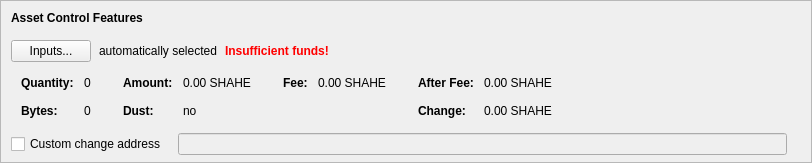
      <widget class="QFrame" name="frameAssetControl">
       <property name="sizePolicy">
        <sizepolicy hsizetype="Expanding" vsizetype="Fixed">
         <horstretch>0</horstretch>
         <verstretch>0</verstretch>
        </sizepolicy>
       </property>
       <property name="maximumSize">
        <size>
         <width>16777215</width>
         <height>16777215</height>
        </size>
       </property>
       <property name="frameShape">
        <enum>QFrame::StyledPanel</enum>
       </property>
       <property name="frameShadow">
        <enum>QFrame::Sunken</enum>
       </property>
       <layout class="QVBoxLayout" name="verticalLayoutAssetControl2">
        <property name="spacing">
         <number>0</number>
        </property>
        <property name="leftMargin">
         <number>0</number>
        </property>
        <property name="topMargin">
         <number>0</number>
        </property>
        <property name="rightMargin">
         <number>0</number>
        </property>
        <property name="bottomMargin">
         <number>6</number>
        </property>
        <item>
         <layout class="QVBoxLayout" name="verticalLayoutAssetControl" stretch="0,0,0,0,1">
          <property name="spacing">
           <number>0</number>
          </property>
          <property name="leftMargin">
           <number>10</number>
          </property>
          <property name="topMargin">
           <number>10</number>
          </property>
          <item>
           <layout class="QHBoxLayout" name="horizontalLayoutAssetControl1">
            <property name="bottomMargin">
             <number>15</number>
            </property>
            <item>
             <widget class="QLabel" name="labelAssetControlFeatures">
              <property name="sizePolicy">
               <sizepolicy hsizetype="Preferred" vsizetype="Maximum">
                <horstretch>0</horstretch>
                <verstretch>0</verstretch>
               </sizepolicy>
              </property>
              <property name="font">
               <font>
                <weight>75</weight>
                <bold>true</bold>
               </font>
              </property>
              <property name="styleSheet">
               <string notr="true">font-weight:bold;</string>
              </property>
              <property name="text">
               <string>Asset Control Features</string>
              </property>
             </widget>
            </item>
           </layout>
          </item>
          <item>
           <layout class="QHBoxLayout" name="horizontalLayoutAssetControl2" stretch="0,0,0,0">
            <property name="spacing">
             <number>8</number>
            </property>
            <property name="bottomMargin">
             <number>10</number>
            </property>
            <item>
             <widget class="QPushButton" name="pushButtonAssetControl">
              <property name="styleSheet">
               <string notr="true"/>
              </property>
              <property name="text">
               <string>Inputs...</string>
              </property>
              <property name="autoDefault">
               <bool>false</bool>
              </property>
             </widget>
            </item>
            <item>
             <widget class="QLabel" name="labelAssetControlAutomaticallySelected">
              <property name="text">
               <string>automatically selected</string>
              </property>
              <property name="margin">
               <number>5</number>
              </property>
             </widget>
            </item>
            <item>
             <widget class="QLabel" name="labelAssetControlInsuffFunds">
              <property name="font">
               <font>
                <weight>75</weight>
                <bold>true</bold>
               </font>
              </property>
              <property name="styleSheet">
               <string notr="true">color:red;font-weight:bold;</string>
              </property>
              <property name="text">
               <string>Insufficient funds!</string>
              </property>
              <property name="margin">
               <number>5</number>
              </property>
             </widget>
            </item>
            <item>
             <spacer name="horizontalSpacerAssetControl">
              <property name="orientation">
               <enum>Qt::Horizontal</enum>
              </property>
              <property name="sizeHint" stdset="0">
               <size>
                <width>40</width>
                <height>1</height>
               </size>
              </property>
             </spacer>
            </item>
           </layout>
          </item>
          <item>
           <widget class="QWidget" name="widgetAssetControl" native="true">
            <property name="sizePolicy">
             <sizepolicy hsizetype="Preferred" vsizetype="Preferred">
              <horstretch>0</horstretch>
              <verstretch>0</verstretch>
             </sizepolicy>
            </property>
            <property name="minimumSize">
             <size>
              <width>0</width>
              <height>0</height>
             </size>
            </property>
            <property name="styleSheet">
             <string notr="true"/>
            </property>
            <layout class="QHBoxLayout" name="horizontalLayoutAssetControl5">
             <property name="leftMargin">
              <number>0</number>
             </property>
             <property name="topMargin">
              <number>0</number>
             </property>
             <property name="rightMargin">
              <number>0</number>
             </property>
             <property name="bottomMargin">
              <number>0</number>
             </property>
             <item>
              <layout class="QHBoxLayout" name="horizontalLayoutAssetControl3" stretch="0,0,0,1">
               <property name="spacing">
                <number>20</number>
               </property>
               <property name="topMargin">
                <number>0</number>
               </property>
               <property name="bottomMargin">
                <number>10</number>
               </property>
               <item>
                <layout class="QFormLayout" name="formLayoutAssetControl1">
                 <property name="horizontalSpacing">
                  <number>10</number>
                 </property>
                 <property name="verticalSpacing">
                  <number>14</number>
                 </property>
                 <property name="leftMargin">
                  <number>10</number>
                 </property>
                 <property name="topMargin">
                  <number>4</number>
                 </property>
                 <property name="rightMargin">
                  <number>6</number>
                 </property>
                 <item row="0" column="0">
                  <widget class="QLabel" name="labelAssetControlQuantityText">
                   <property name="font">
                    <font>
                     <weight>75</weight>
                     <bold>true</bold>
                    </font>
                   </property>
                   <property name="text">
                    <string>Quantity:</string>
                   </property>
                   <property name="margin">
                    <number>0</number>
                   </property>
                  </widget>
                 </item>
                 <item row="0" column="1">
                  <widget class="QLabel" name="labelAssetControlQuantity">
                   <property name="cursor">
                    <cursorShape>IBeamCursor</cursorShape>
                   </property>
                   <property name="contextMenuPolicy">
                    <enum>Qt::ActionsContextMenu</enum>
                   </property>
                   <property name="text">
                    <string notr="true">0</string>
                   </property>
                   <property name="margin">
                    <number>0</number>
                   </property>
                   <property name="textInteractionFlags">
                    <set>Qt::LinksAccessibleByMouse|Qt::TextSelectableByKeyboard|Qt::TextSelectableByMouse</set>
                   </property>
                  </widget>
                 </item>
                 <item row="1" column="0">
                  <widget class="QLabel" name="labelAssetControlBytesText">
                   <property name="font">
                    <font>
                     <weight>75</weight>
                     <bold>true</bold>
                    </font>
                   </property>
                   <property name="text">
                    <string>Bytes:</string>
                   </property>
                  </widget>
                 </item>
                 <item row="1" column="1">
                  <widget class="QLabel" name="labelAssetControlBytes">
                   <property name="cursor">
                    <cursorShape>IBeamCursor</cursorShape>
                   </property>
                   <property name="contextMenuPolicy">
                    <enum>Qt::ActionsContextMenu</enum>
                   </property>
                   <property name="text">
                    <string notr="true">0</string>
                   </property>
                   <property name="textInteractionFlags">
                    <set>Qt::LinksAccessibleByMouse|Qt::TextSelectableByKeyboard|Qt::TextSelectableByMouse</set>
                   </property>
                  </widget>
                 </item>
                </layout>
               </item>
               <item>
                <layout class="QFormLayout" name="formLayoutAssetControl2">
                 <property name="horizontalSpacing">
                  <number>10</number>
                 </property>
                 <property name="verticalSpacing">
                  <number>14</number>
                 </property>
                 <property name="leftMargin">
                  <number>6</number>
                 </property>
                 <property name="topMargin">
                  <number>4</number>
                 </property>
                 <property name="rightMargin">
                  <number>6</number>
                 </property>
                 <item row="0" column="0">
                  <widget class="QLabel" name="labelAssetControlAmountText">
                   <property name="font">
                    <font>
                     <weight>75</weight>
                     <bold>true</bold>
                    </font>
                   </property>
                   <property name="text">
                    <string>Amount:</string>
                   </property>
                   <property name="margin">
                    <number>0</number>
                   </property>
                  </widget>
                 </item>
                 <item row="0" column="1">
                  <widget class="QLabel" name="labelAssetControlAmount">
                   <property name="cursor">
                    <cursorShape>IBeamCursor</cursorShape>
                   </property>
                   <property name="contextMenuPolicy">
                    <enum>Qt::ActionsContextMenu</enum>
                   </property>
                   <property name="text">
                    <string notr="true">0.00 SHAHE</string>
                   </property>
                   <property name="textInteractionFlags">
                    <set>Qt::LinksAccessibleByMouse|Qt::TextSelectableByKeyboard|Qt::TextSelectableByMouse</set>
                   </property>
                  </widget>
                 </item>
                 <item row="1" column="0">
                  <widget class="QLabel" name="labelAssetControlLowOutputText">
                   <property name="font">
                    <font>
                     <weight>75</weight>
                     <bold>true</bold>
                    </font>
                   </property>
                   <property name="text">
                    <string>Dust:</string>
                   </property>
                  </widget>
                 </item>
                 <item row="1" column="1">
                  <widget class="QLabel" name="labelAssetControlLowOutput">
                   <property name="cursor">
                    <cursorShape>IBeamCursor</cursorShape>
                   </property>
                   <property name="contextMenuPolicy">
                    <enum>Qt::ActionsContextMenu</enum>
                   </property>
                   <property name="text">
                    <string notr="true">no</string>
                   </property>
                   <property name="textInteractionFlags">
                    <set>Qt::LinksAccessibleByMouse|Qt::TextSelectableByKeyboard|Qt::TextSelectableByMouse</set>
                   </property>
                  </widget>
                 </item>
                </layout>
               </item>
               <item>
                <layout class="QFormLayout" name="formLayoutAssetControl3">
                 <property name="horizontalSpacing">
                  <number>10</number>
                 </property>
                 <property name="verticalSpacing">
                  <number>14</number>
                 </property>
                 <property name="leftMargin">
                  <number>6</number>
                 </property>
                 <property name="topMargin">
                  <number>4</number>
                 </property>
                 <property name="rightMargin">
                  <number>6</number>
                 </property>
                 <item row="0" column="0">
                  <widget class="QLabel" name="labelAssetControlFeeText">
                   <property name="font">
                    <font>
                     <weight>75</weight>
                     <bold>true</bold>
                    </font>
                   </property>
                   <property name="text">
                    <string>Fee:</string>
                   </property>
                   <property name="margin">
                    <number>0</number>
                   </property>
                  </widget>
                 </item>
                 <item row="0" column="1">
                  <widget class="QLabel" name="labelAssetControlFee">
                   <property name="cursor">
                    <cursorShape>IBeamCursor</cursorShape>
                   </property>
                   <property name="contextMenuPolicy">
                    <enum>Qt::ActionsContextMenu</enum>
                   </property>
                   <property name="text">
                    <string notr="true">0.00 SHAHE</string>
                   </property>
                   <property name="textInteractionFlags">
                    <set>Qt::LinksAccessibleByMouse|Qt::TextSelectableByKeyboard|Qt::TextSelectableByMouse</set>
                   </property>
                  </widget>
                 </item>
                </layout>
               </item>
               <item>
                <layout class="QFormLayout" name="formLayoutAssetControl4">
                 <property name="horizontalSpacing">
                  <number>10</number>
                 </property>
                 <property name="verticalSpacing">
                  <number>14</number>
                 </property>
                 <property name="leftMargin">
                  <number>6</number>
                 </property>
                 <property name="topMargin">
                  <number>4</number>
                 </property>
                 <property name="rightMargin">
                  <number>6</number>
                 </property>
                 <item row="0" column="0">
                  <widget class="QLabel" name="labelAssetControlAfterFeeText">
                   <property name="font">
                    <font>
                     <weight>75</weight>
                     <bold>true</bold>
                    </font>
                   </property>
                   <property name="text">
                    <string>After Fee:</string>
                   </property>
                   <property name="margin">
                    <number>0</number>
                   </property>
                  </widget>
                 </item>
                 <item row="0" column="1">
                  <widget class="QLabel" name="labelAssetControlAfterFee">
                   <property name="cursor">
                    <cursorShape>IBeamCursor</cursorShape>
                   </property>
                   <property name="contextMenuPolicy">
                    <enum>Qt::ActionsContextMenu</enum>
                   </property>
                   <property name="text">
                    <string notr="true">0.00 SHAHE</string>
                   </property>
                   <property name="textInteractionFlags">
                    <set>Qt::LinksAccessibleByMouse|Qt::TextSelectableByKeyboard|Qt::TextSelectableByMouse</set>
                   </property>
                  </widget>
                 </item>
                 <item row="1" column="0">
                  <widget class="QLabel" name="labelAssetControlChangeText">
                   <property name="font">
                    <font>
                     <weight>75</weight>
                     <bold>true</bold>
                    </font>
                   </property>
                   <property name="text">
                    <string>Change:</string>
                   </property>
                  </widget>
                 </item>
                 <item row="1" column="1">
                  <widget class="QLabel" name="labelAssetControlChange">
                   <property name="cursor">
                    <cursorShape>IBeamCursor</cursorShape>
                   </property>
                   <property name="contextMenuPolicy">
                    <enum>Qt::ActionsContextMenu</enum>
                   </property>
                   <property name="text">
                    <string notr="true">0.00 SHAHE</string>
                   </property>
                   <property name="textInteractionFlags">
                    <set>Qt::LinksAccessibleByMouse|Qt::TextSelectableByKeyboard|Qt::TextSelectableByMouse</set>
                   </property>
                  </widget>
                 </item>
                </layout>
               </item>
              </layout>
             </item>
            </layout>
           </widget>
          </item>
          <item>
           <layout class="QHBoxLayout" name="horizontalLayoutAssetControl4" stretch="0,0,0">
            <property name="spacing">
             <number>12</number>
            </property>
            <property name="sizeConstraint">
             <enum>QLayout::SetDefaultConstraint</enum>
            </property>
            <property name="topMargin">
             <number>5</number>
            </property>
            <property name="rightMargin">
             <number>5</number>
            </property>
            <item>
             <widget class="QCheckBox" name="checkBoxAssetControlChange">
              <property name="toolTip">
               <string>If this is activated, but the change address is empty or invalid, change will be sent to a newly generated address.</string>
              </property>
              <property name="text">
               <string>Custom change address</string>
              </property>
             </widget>
            </item>
            <item>
             <widget class="QValidatedLineEdit" name="lineEditAssetControlChange">
              <property name="enabled">
               <bool>false</bool>
              </property>
              <property name="sizePolicy">
               <sizepolicy hsizetype="Expanding" vsizetype="Fixed">
                <horstretch>0</horstretch>
                <verstretch>0</verstretch>
               </sizepolicy>
              </property>
             </widget>
            </item>
            <item>
             <widget class="QLabel" name="labelAssetControlChangeLabel">
              <property name="sizePolicy">
               <sizepolicy hsizetype="Preferred" vsizetype="Expanding">
                <horstretch>0</horstretch>
                <verstretch>0</verstretch>
               </sizepolicy>
              </property>
              <property name="minimumSize">
               <size>
                <width>0</width>
                <height>0</height>
               </size>
              </property>
              <property name="text">
               <string/>
              </property>
              <property name="margin">
               <number>3</number>
              </property>
             </widget>
            </item>
           </layout>
          </item>
          <item>
           <spacer name="verticalSpacerAssetControl">
            <property name="orientation">
             <enum>Qt::Vertical</enum>
            </property>
            <property name="sizeHint" stdset="0">
             <size>
              <width>800</width>
              <height>1</height>
             </size>
            </property>
           </spacer>
          </item>
         </layout>
        </item>
       </layout>
      </widget>
